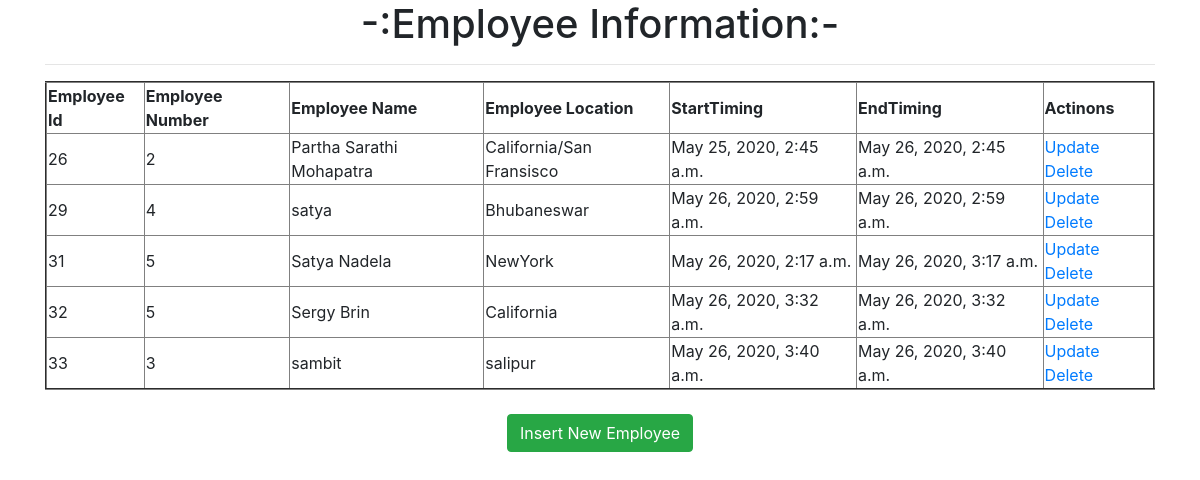
The page / on the database its author committed.
### employeeapp/models.py (models this page shows)
class Employee(models.Model):
    eno=models.IntegerField()
    ename = models.CharField(max_length=100)
    ecity = models.CharField(max_length=50)
    start_time=models.DateTimeField(default=timezone.now,blank=False)
    end_time=models.DateTimeField(default=timezone.now,blank=False)

### employeeapp/views.py (the view)
# urls.py: path('',views.retrieve_view),
def retrieve_view(request):
    employee=Employee.objects.all()
    return render(request,'application/index.html',{'employee':employee})

### templates/application/index.html
<!DOCTYPE html>
{%extends 'employeeapp/base.html'%}
     {% block base_block %}
     <h1>-:Employee Information:-</h1><hr>
     <table border="2">
       <thead>
         <th>Employee Id</th>
         <th>Employee Number</th>
         <th>Employee Name</th>
         <th>Employee Location</th>
         <th>StartTiming</th>
         <th>EndTiming</th>
         <th>Actinons</th>
       </thead>
       {% for emp in employee %}
       <tr>
         <td>{{emp.id}}</td>
         <td>{{emp.eno}}</td>
         <td>{{emp.ename}}</td>
         <td>{{emp.ecity}}</td>
         <td>{{emp.start_time}}</td>
         <td>{{emp.end_time}}</td>
         <td><a href="/update/{{emp.id}}">Update</a>  <a href="/delete/{{emp.id}}">Delete</a> </td>
       </tr>
       {% endfor %}
     </table>
     <br>
     <a href="/create" class="btn btn-success">Insert New Employee</a>
     {%endblock%}

### templates/employeeapp/base.html (shortened to what this page needs)
<!DOCTYPE html>
<html lang="en" dir="ltr">
  <head>
    <link rel="stylesheet" href="https://stackpath.bootstrapcdn.com/bootstrap/4.4.1/css/bootstrap.min.css">
  </head>
  <body>
    <div class="container" align='center'>
      {%block base_block%}
      {%endblock%}
    </div>
  </body>
</html>

### rows shown on the page
Employee: id "26", eno "2", ename "Partha Sarathi Mohapatra", ecity "California/San Fransisco", start_time "May 25, 2020, 2:45 a.m.", end_time "May 26, 2020, 2:45 a.m."
Employee: id "29", eno "4", ename "satya", ecity "Bhubaneswar", start_time "May 26, 2020, 2:59 a.m.", end_time "May 26, 2020, 2:59 a.m."
Employee: id "31", eno "5", ename "Satya Nadela", ecity "NewYork", start_time "May 26, 2020, 2:17 a.m.", end_time "May 26, 2020, 3:17 a.m."
Employee: id "32", eno "5", ename "Sergy Brin", ecity "California", start_time "May 26, 2020, 3:32 a.m.", end_time "May 26, 2020, 3:32 a.m."
Employee: id "33", eno "3", ename "sambit", ecity "salipur", start_time "May 26, 2020, 3:40 a.m.", end_time "May 26, 2020, 3:40 a.m."
